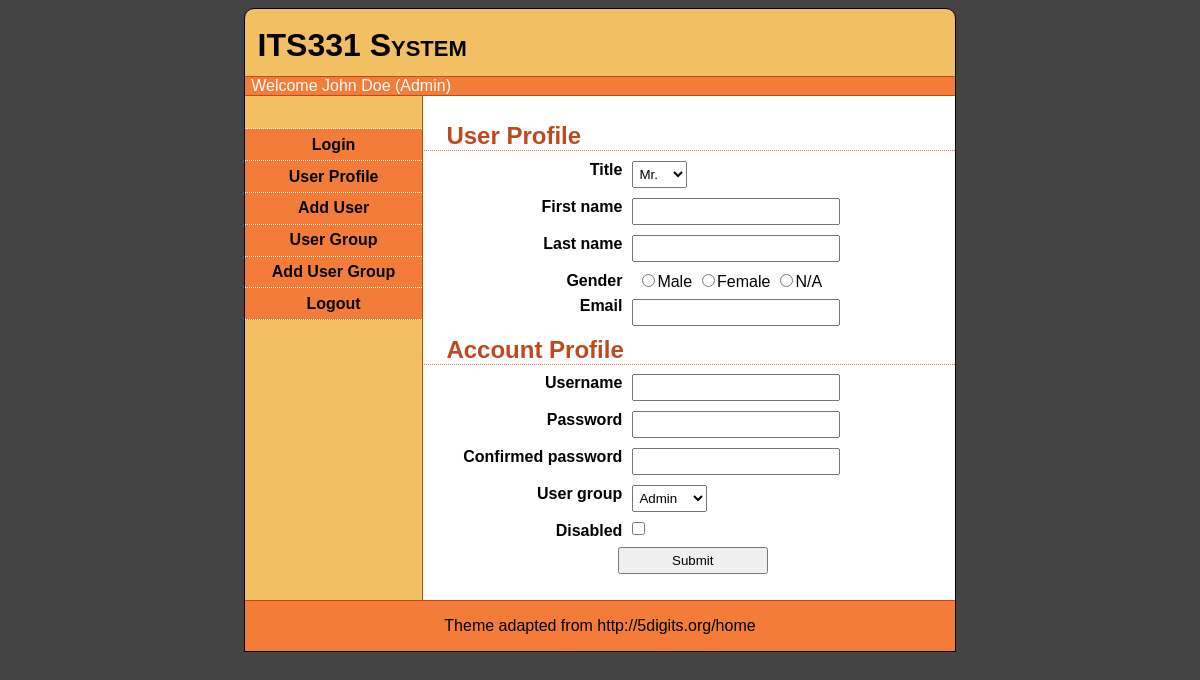
The app's page /lab11/lab11_ex3/wk3/add_user.php (signed in) with its own data.
### tables this page shows
CREATE TABLE IF NOT EXISTS `gender` (
  `GENDER_ID` int(11) NOT NULL auto_increment,
  `GENDER_NAME` varchar(25) NOT NULL,
  PRIMARY KEY  (`GENDER_ID`)
);

### lab11/lab11_ex3/wk3/add_user.php (the view, shortened to what this page needs)
<?php
require_once('connect.php');
require_once('helper.php');
 ?>
<!DOCTYPE html>
<html>
<head>
<link rel="stylesheet" href="default.css">
</head>
<body>
<div id="wrapper">
	<div id="div_header">
		ITS331 System
	</div>
	<div id="div_subhead">
	</div>
	<div id="div_main">
		<div id="div_menu">
		</div>
		<div id="div_content" class="form">
<?php
if(isset($_SESSION['user']) && ($_SESSION['group']==1 || $_SESSION['group']==3))
{
?>
			<form action="user.php" method="post">
				<h2>User Profile</h2>
				<label>Title</label>
				<select name="title">
					<?php
						$q='select TITLE_ID, TITLE_NAME from title;';
						$q = strtolower($q);
						if($result=$mysqli->query($q)){
							while($row=$result->fetch_array()){
								echo '<option value="'.$row[0].'">'.$row[1].'</option>';
							}
						}else{
							echo 'Query error: '.$mysqli->error;
						}
					?>
				</select>
				<label>First name</label>
				<input type="text" name="firstname">
				<label>Last name</label>
				<input type="text" name="lastname">
				<label>Gender</label>
					<?php
						$q='select GENDER_ID, GENDER_NAME from gender;';
						$q = strtolower($q);
						if($result=$mysqli->query($q)){
							while($row=$result->fetch_array()){
								echo '<input type="radio" name="gender" value="'.$row[0].'">'.$row[1];
							}
						}else{
							echo 'Query error: '.$mysqli->error;
						}
					?>
				<label>Email</label>
				<input type="text" name="email">
				<h2> Account Profile</h2>
				<label>Username</label>
				<input type="text" name="username">
				<label>Password</label>
				<input type="password" name="passwd">
				<label>Confirmed password</label>
				<input type="password" name="cpasswd">
				<label>User group</label>
				<select name="usergroup">
					<?php
						$q='select USERGROUP_ID, USERGROUP_NAME from usergroup;';
						$q = strtolower($q);
						if($result=$mysqli->query($q)){
							while($row=$result->fetch_array()){
								echo '<option value="'.$row[0].'">'.$row[1].'</option>';
							}
						}else{
							echo 'Query error: '.$mysqli->error;
						}
					?>
				</select>
				<label>Disabled</label>
				<input type="checkbox" name="disabled" value="1">
				<div class="center">
					<input type="submit" value="Submit">
				</div>
			</form>
<?php
}
else {
	echo "You do not have a permission to access";
}
?>
		</div>
	</div>
	<div id="div_footer">
	</div>
</div>
</body>
</html>

### lab11/lab11_ex3/wk3/default.css (style rules this page uses)
body { background-color: #444444; font-family:sans-serif; }
div#div_main { position:relative; }
div#div_header { font-size: 2em; font-family: sans-serif; font-weight:700; font-variant:small-caps; padding:0.4em; border-bottom: 1px solid #BF491F; }
div#div_subhead { padding-left: 0.4em; color: white; min-height:0.4em; background-color:#F27C38; border-bottom: 1px solid #BF491F; }
div#div_menu { width: 25%; position:absolute; top:0px; left:0px; bottom:0px; padding-top:1em; border-right: 1px solid #BF491F; }
div#div_content { background-color:white; margin-left:25%; padding:1em 0; min-height: 400px; }
div#div_footer { border-top: 1px solid #BF491F; text-align:center; background-color: #F27C38; padding:1em; }
div#div_footer:after { content: "Theme adapted from http://5digits.org/home"; }
h2 { color: #BF491F; font-weight:bold; margin-top:0.4em; margin-bottom:0.4em; border-bottom:1px dotted #E47F5A; padding-left:1em; }
.form label { display: block; text-align:right; font-weight:bold; width:200px; float:left; margin-right:10px; }
.form input { padding: 4px 2px; margin: 2px 2px 10px 10px; }
.form input[type="text"], .form input[type="password"] { display:block; width:200px; }
.form input[type="submit"] { width:150px; }
.form input[type="checkbox"] { display:block; }
.form select { padding: 4px 2px; display:block; margin: 2px 2px 10px 10px; }
.center { text-align:center; }

### records on screen
gender: GENDER_NAME "Male"
gender: GENDER_NAME "Female"
gender: GENDER_NAME "N/A"

### other values on screen
$fname "John"
$lname "Doe"
$groupname "Admin"
form field title "Mr."
form field usergroup "Admin"
